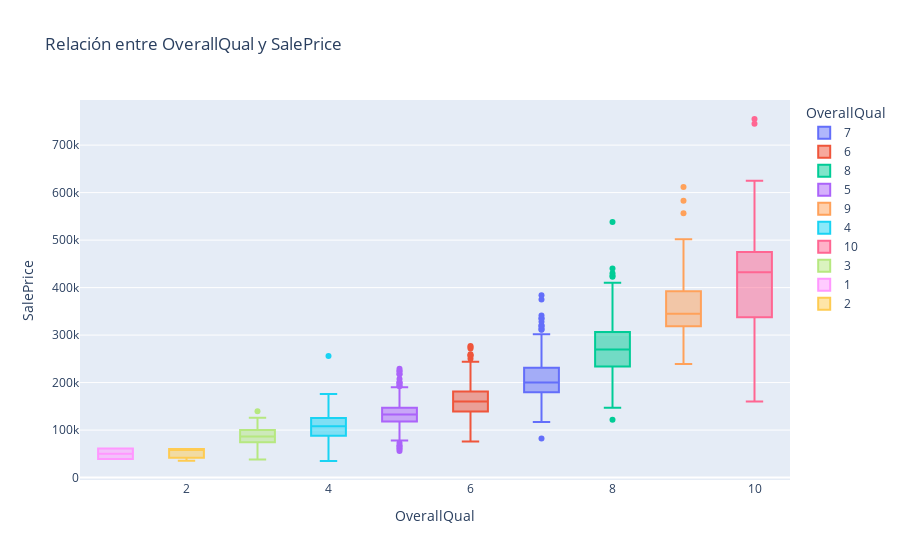

Notebook code for this chart:
### Markdown cell above
### Relación entre OverallQual y SalePrice:

### Code cell
# OverallQual: Rates the overall material and finish of the house
px.box(df_train, x="OverallQual", y="SalePrice", color="OverallQual",title="Relación entre OverallQual y SalePrice")

### Figure 1 — Plotly figure (JSON) as saved in the notebook; plotly's stock layout.template omitted (floating-point values rounded to 4 significant figures; data arrays with more than 128 entries replaced by an {"elided": "..."} marker saying what was removed)
{"data": [{"alignmentgroup": "True", "hovertemplate": "OverallQual=%{x}<br>SalePrice=%{y}<extra></extra>", "legendgroup": "7", "marker": {"color": "#636efa"}, "name": "7", "notched": false, "offsetgroup": "7", "orientation": "v", "showlegend": true, "type": "box", "x": {"elided": "319 int values"}, "x0": " ", "xaxis": "x", "y": {"elided": "319 int values"}, "y0": " ", "yaxis": "y"}, {"alignmentgroup": "True", "hovertemplate": "OverallQual=%{x}<br>SalePrice=%{y}<extra></extra>", "legendgroup": "6", "marker": {"color": "#EF553B"}, "name": "6", "notched": false, "offsetgroup": "6", "orientation": "v", "showlegend": true, "type": "box", "x": {"elided": "374 int values"}, "x0": " ", "xaxis": "x", "y": {"elided": "374 int values"}, "y0": " ", "yaxis": "y"}, {"alignmentgroup": "True", "hovertemplate": "OverallQual=%{x}<br>SalePrice=%{y}<extra></extra>", "legendgroup": "8", "marker": {"color": "#00cc96"}, "name": "8", "notched": false, "offsetgroup": "8", "orientation": "v", "showlegend": true, "type": "box", "x": {"elided": "168 int values"}, "x0": " ", "xaxis": "x", "y": {"elided": "168 int values"}, "y0": " ", "yaxis": "y"}, {"alignmentgroup": "True", "hovertemplate": "OverallQual=%{x}<br>SalePrice=%{y}<extra></extra>", "legendgroup": "5", "marker": {"color": "#ab63fa"}, "name": "5", "notched": false, "offsetgroup": "5", "orientation": "v", "showlegend": true, "type": "box", "x": {"elided": "397 int values"}, "x0": " ", "xaxis": "x", "y": {"elided": "397 int values"}, "y0": " ", "yaxis": "y"}, {"alignmentgroup": "True", "hovertemplate": "OverallQual=%{x}<br>SalePrice=%{y}<extra></extra>", "legendgroup": "9", "marker": {"color": "#FFA15A"}, "name": "9", "notched": false, "offsetgroup": "9", "orientation": "v", "showlegend": true, "type": "box", "x": [9, 9, 9, 9, 9, 9, 9, 9, 9, 9, 9, 9, 9, 9, 9, 9, 9, 9, 9, 9, 9, 9, 9, 9, 9, 9, 9, 9, 9, 9, 9, 9, 9, 9, 9, 9, 9, 9, 9, 9, 9, 9, 9], "x0": " ", "xaxis": "x", "y": [345000, 277500, 319900, 385000, 412500, 501837, 415298, 360000, 342643, 377426, 266000, 437154, 318061, 394432, 380000, 326000, 374000, 446261, 315000, 325000, 313000, 314813, 370878, 285000, 320000, 264132, 485000, 582933, 350000, 328900, 611657, 320000, 239000, 395192, 315500, 556581, 335000, 367294, 378500, 325000, 333168, 315000, 377500], "y0": " ", "yaxis": "y"}, {"alignmentgroup": "True", "hovertemplate": "OverallQual=%{x}<br>SalePrice=%{y}<extra></extra>", "legendgroup": "4", "marker": {"color": "#19d3f3"}, "name": "4", "notched": false, "offsetgroup": "4", "orientation": "v", "showlegend": true, "type": "box", "x": [4, 4, 4, 4, 4, 4, 4, 4, 4, 4, 4, 4, 4, 4, 4, 4, 4, 4, 4, 4, 4, 4, 4, 4, 4, 4, 4, 4, 4, 4, 4, 4, 4, 4, 4, 4, 4, 4, 4, 4, 4, 4, 4, 4, 4, 4, 4, 4, 4, 4, 4, 4, 4, 4, 4, 4, 4, 4, 4, 4, 4, 4, 4, 4, 4, 4, 4, 4, 4, 4, 4, 4, 4, 4, 4, 4, 4, 4, 4, 4, 4, 4, 4, 4, 4, 4, 4, 4, 4, 4, 4, 4, 4, 4, 4, 4, 4, 4, 4, 4, 4, 4, 4, 4, 4, 4, 4, 4, 4, 4, 4, 4, 4, 4, 4, 4], "x0": " ", "xaxis": "x", "y": [90000, 68500, 40000, 82000, 113000, 80000, 129500, 91000, 135750, 136500, 123600, 109900, 94750, 128950, 100000, 100000, 115000, 103200, 140000, 141000, 107000, 97000, 141000, 88000, 82500, 82000, 134432, 100000, 150000, 109008, 81000, 118000, 256000, 89471, 86000, 34900, 106250, 86000, 111250, 108000, 108000, 133000, 118500, 75500, 84500, 108000, 137500, 137500, 87000, 55000, 102776, 129000, 124500, 135000, 120500, 103000, 98000, 96500, 102000, 107900, 109900, 93000, 128000, 129000, 132250, 118500, 106500, 110000, 75000, 135000, 79900, 150000, 135000, 85500, 110000, 121600, 88000, 176000, 84000, 97000, 80000, 84900, 83500, 128000, 112000, 115000, 135000, 80000, 108959, 168000, 148000, 116050, 107000, 113000, 145000, 80500, 101800, 161500, 68400, 119000, 111000, 82500, 55000, 100000, 52500, 123000, 108500, 104900, 105000, 125500, 125500, 90000, 122500, 64500, 120500, 112000], "y0": " ", "yaxis": "y"}, {"alignmentgroup": "True", "hovertemplate": "OverallQual=%{x}<br>SalePrice=%{y}<extra></extra>", "legendgroup": "10", "marker": {"color": "#FF6692"}, "name": "10", "notched": false, "offsetgroup": "10", "orientation": "v", "showlegend": true, "type": "box", "x": [10, 10, 10, 10, 10, 10, 10, 10, 10, 10, 10, 10, 10, 10, 10, 10, 10, 10], "x0": " ", "xaxis": "x", "y": [438780, 475000, 386250, 426000, 555000, 402861, 184750, 325000, 451950, 755000, 385000, 337500, 625000, 745000, 465000, 160000, 466500, 310000], "y0": " ", "yaxis": "y"}, {"alignmentgroup": "True", "hovertemplate": "OverallQual=%{x}<br>SalePrice=%{y}<extra></extra>", "legendgroup": "3", "marker": {"color": "#B6E880"}, "name": "3", "notched": false, "offsetgroup": "3", "orientation": "v", "showlegend": true, "type": "box", "x": [3, 3, 3, 3, 3, 3, 3, 3, 3, 3, 3, 3, 3, 3, 3, 3, 3, 3, 3, 3], "x0": " ", "xaxis": "x", "y": [107400, 85000, 76500, 126175, 87500, 120000, 67000, 52000, 93500, 37900, 91000, 82000, 139600, 81000, 92900, 95000, 72500, 79000, 58500, 105000], "y0": " ", "yaxis": "y"}, {"alignmentgroup": "True", "hovertemplate": "OverallQual=%{x}<br>SalePrice=%{y}<extra></extra>", "legendgroup": "1", "marker": {"color": "#FF97FF"}, "name": "1", "notched": false, "offsetgroup": "1", "orientation": "v", "showlegend": true, "type": "box", "x": [1, 1], "x0": " ", "xaxis": "x", "y": [61000, 39300], "y0": " ", "yaxis": "y"}, {"alignmentgroup": "True", "hovertemplate": "OverallQual=%{x}<br>SalePrice=%{y}<extra></extra>", "legendgroup": "2", "marker": {"color": "#FECB52"}, "name": "2", "notched": false, "offsetgroup": "2", "orientation": "v", "showlegend": true, "type": "box", "x": [2, 2, 2], "x0": " ", "xaxis": "x", "y": [60000, 35311, 60000], "y0": " ", "yaxis": "y"}], "layout": {"boxmode": "overlay", "legend": {"title": {"text": "OverallQual"}, "tracegroupgap": 0}, "title": {"text": "Relación entre OverallQual y SalePrice"}, "xaxis": {"anchor": "y", "categoryarray": [7, 6, 8, 5, 9, 4, 10, 3, 1, 2], "categoryorder": "array", "domain": [0, 1], "title": {"text": "OverallQual"}}, "yaxis": {"anchor": "x", "domain": [0, 1], "title": {"text": "SalePrice"}}}}
